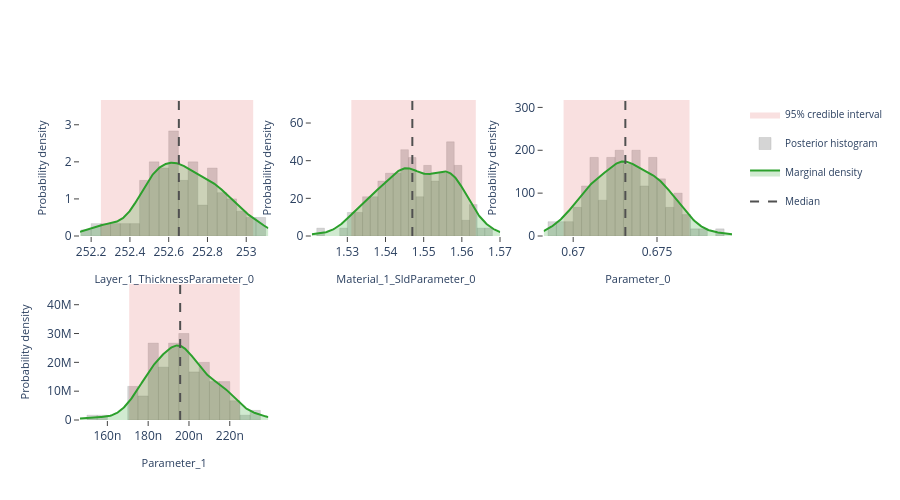

Source (notebook cell):
### Markdown cell above
## Interactive posterior plots

The next three cells render the same Plotly figures that are shown on the
Bayesian Posterior tab of the EasyReflectometryApp:

* **Marginals** — per-parameter distribution: histogram + smooth KDE marginal,
  shaded 95% credible interval, and median / best-sample lines
  (`plot_distribution` or `posterior.distribution()`)
* **Corner plot** — pairwise marginals + 2-D contours + scatter (`plot_corner`)
* **Traces** — per-chain trace + marginal histogram (`plot_trace`)

The standalone helpers are called with ``return_figure=True`` so they return a
Plotly ``Figure`` that we render in the notebook with ``fig.show()``; the
``PosteriorResults`` methods return the figure directly.

### Code cell
# ---- Marginal posterior distributions ---------------------------------------
# One panel per free parameter, each overlaying the posterior histogram, a
# smooth Gaussian-KDE marginal, the shaded 95% credible interval, and the
# median / best-sample reference lines.  Mirrors the "Marginals" sub-tab in
# the EasyReflectometryApp.

# The PosteriorResults method passes ``logp`` through automatically so the
# best posterior sample (MAP) line is drawn:
fig = posterior.distribution()
fig.show()

# Standalone equivalent (pass ``logp`` to get the best-sample line):
# fig = plot_distribution(
#     posterior.draws,
#     posterior.param_names,
#     logp=posterior.logp,
#     return_figure=True,
# )
# fig.show()

### Figure 1 — Plotly figure (JSON) as saved in the notebook; plotly's stock layout.template omitted (floating-point values rounded to 4 significant figures; data arrays with more than 128 entries replaced by an {"elided": "..."} marker saying what was removed)
{"data": [{"fill": "toself", "fillcolor": "rgba(214, 39, 40, 0.14)", "hoverinfo": "skip", "legendgroup": "95% credible interval", "line": {"color": "rgba(214, 39, 40, 0.14)", "width": 0}, "mode": "lines", "name": "95% credible interval", "showlegend": true, "type": "scatter", "x": [252.3, 253.0, 253.0, 252.3, 252.3], "xaxis": "x", "y": [0.0, 0.0, 3.668, 3.668, 0.0], "yaxis": "y"}, {"histnorm": "probability density", "hovertemplate": "sample=%{x:.4f}<br>density: %{y:.2f}<extra></extra>", "legendgroup": "histogram", "marker": {"color": "rgba(120, 120, 120, 0.38)", "line": {"color": "rgba(120, 120, 120, 0.24)", "width": 1}}, "name": "Posterior histogram", "nbinsx": 40, "opacity": 0.82, "showlegend": true, "type": "histogram", "x": [252.7, 252.6, 252.8, 252.6, 252.7, 252.9, 252.9, 252.6, 252.9, 252.6, 252.7, 252.7, 252.6, 252.4, 252.2, 252.5, 252.6, 253.0, 252.8, 252.7, 252.8, 252.4, 252.7, 252.5, 252.5, 252.5, 252.9, 252.9, 252.8, 252.5, 252.6, 252.7, 252.6, 252.5, 252.5, 252.6, 252.2, 252.6, 252.6, 252.7, 252.8, 253.0, 252.5, 252.6, 252.6, 252.8, 252.5, 253.1, 252.9, 252.5, 252.3, 252.8, 252.9, 253.0, 253.0, 252.6, 252.9, 253.1, 252.7, 252.6, 252.8, 252.3, 252.9, 252.5, 252.9, 252.5, 252.5, 252.5, 252.8, 252.5, 252.9, 252.7, 252.9, 252.7, 252.8, 252.6, 252.2, 252.4, 252.6, 252.8, 252.6, 252.8, 252.5, 252.3, 252.7, 252.8, 252.6, 252.7, 252.7, 252.6, 252.7, 253.0, 253.0, 252.6, 252.6, 252.6, 252.7, 252.3, 252.7, 252.6, 252.5, 252.5, 252.5, 252.5, 252.8, 253.0, 252.7, 252.9, 252.7, 252.6, 252.6, 252.7, 252.8, 252.6, 252.8, 252.5, 252.6, 252.7, 253.1, 252.4], "xaxis": "x", "yaxis": "y"}, {"fill": "tozeroy", "fillcolor": "rgba(44, 160, 44, 0.22)", "hovertemplate": "Layer_1_ThicknessParameter_0: %{x:.4f}<br>density: %{y:.4f}<extra></extra>", "legendgroup": "marginal", "line": {"color": "rgb(44, 160, 44)", "width": 2}, "mode": "lines", "name": "Marginal density", "showlegend": true, "type": "scatter", "x": {"elided": "256 float values"}, "xaxis": "x", "y": {"elided": "256 float values"}, "yaxis": "y"}, {"hovertemplate": "Median: %{x:.4f}<extra></extra>", "legendgroup": "Median", "line": {"color": "rgb(80, 80, 80)", "dash": "dash", "width": 2}, "mode": "lines", "name": "Median", "showlegend": true, "type": "scatter", "x": [252.7, 252.7], "xaxis": "x", "y": [0.0, 3.668], "yaxis": "y"}, {"fill": "toself", "fillcolor": "rgba(214, 39, 40, 0.14)", "hoverinfo": "skip", "legendgroup": "95% credible interval", "line": {"color": "rgba(214, 39, 40, 0.14)", "width": 0}, "mode": "lines", "name": "95% credible interval", "showlegend": false, "type": "scatter", "x": [1.531, 1.564, 1.564, 1.531, 1.531], "xaxis": "x2", "y": [0.0, 0.0, 72.23, 72.23, 0.0], "yaxis": "y2"}, {"histnorm": "probability density", "hovertemplate": "sample=%{x:.4f}<br>density: %{y:.2f}<extra></extra>", "legendgroup": "histogram", "marker": {"color": "rgba(120, 120, 120, 0.38)", "line": {"color": "rgba(120, 120, 120, 0.24)", "width": 1}}, "name": "Posterior histogram", "nbinsx": 40, "opacity": 0.82, "showlegend": false, "type": "histogram", "x": [1.564, 1.547, 1.558, 1.548, 1.556, 1.534, 1.562, 1.535, 1.547, 1.558, 1.541, 1.53, 1.547, 1.557, 1.553, 1.552, 1.535, 1.556, 1.552, 1.537, 1.54, 1.552, 1.559, 1.543, 1.543, 1.54, 1.558, 1.546, 1.538, 1.56, 1.546, 1.541, 1.552, 1.532, 1.54, 1.553, 1.543, 1.544, 1.538, 1.562, 1.557, 1.56, 1.549, 1.546, 1.545, 1.549, 1.557, 1.547, 1.547, 1.531, 1.535, 1.556, 1.548, 1.559, 1.568, 1.558, 1.554, 1.53, 1.545, 1.552, 1.537, 1.535, 1.552, 1.543, 1.55, 1.558, 1.566, 1.555, 1.538, 1.545, 1.552, 1.541, 1.551, 1.544, 1.532, 1.546, 1.543, 1.544, 1.523, 1.547, 1.564, 1.558, 1.541, 1.533, 1.544, 1.549, 1.557, 1.537, 1.556, 1.538, 1.539, 1.553, 1.545, 1.555, 1.553, 1.531, 1.557, 1.561, 1.545, 1.552, 1.557, 1.545, 1.539, 1.558, 1.558, 1.563, 1.56, 1.547, 1.554, 1.552, 1.543, 1.541, 1.541, 1.547, 1.546, 1.556, 1.537, 1.555, 1.537, 1.56], "xaxis": "x2", "yaxis": "y2"}, {"fill": "tozeroy", "fillcolor": "rgba(44, 160, 44, 0.22)", "hovertemplate": "Material_1_SldParameter_0: %{x:.4f}<br>density: %{y:.4f}<extra></extra>", "legendgroup": "marginal", "line": {"color": "rgb(44, 160, 44)", "width": 2}, "mode": "lines", "name": "Marginal density", "showlegend": false, "type": "scatter", "x": {"elided": "256 float values"}, "xaxis": "x2", "y": {"elided": "256 float values"}, "yaxis": "y2"}, {"hovertemplate": "Median: %{x:.4f}<extra></extra>", "legendgroup": "Median", "line": {"color": "rgb(80, 80, 80)", "dash": "dash", "width": 2}, "mode": "lines", "name": "Median", "showlegend": false, "type": "scatter", "x": [1.547, 1.547], "xaxis": "x2", "y": [0.0, 72.23], "yaxis": "y2"}, {"fill": "toself", "fillcolor": "rgba(214, 39, 40, 0.14)", "hoverinfo": "skip", "legendgroup": "95% credible interval", "line": {"color": "rgba(214, 39, 40, 0.14)", "width": 0}, "mode": "lines", "name": "95% credible interval", "showlegend": false, "type": "scatter", "x": [0.6694, 0.6769, 0.6769, 0.6694, 0.6694], "xaxis": "x3", "y": [0.0, 0.0, 317.3, 317.3, 0.0], "yaxis": "y3"}, {"histnorm": "probability density", "hovertemplate": "sample=%{x:.4f}<br>density: %{y:.2f}<extra></extra>", "legendgroup": "histogram", "marker": {"color": "rgba(120, 120, 120, 0.38)", "line": {"color": "rgba(120, 120, 120, 0.24)", "width": 1}}, "name": "Posterior histogram", "nbinsx": 40, "opacity": 0.82, "showlegend": false, "type": "histogram", "x": [0.6767, 0.674, 0.6761, 0.6721, 0.6745, 0.673, 0.6722, 0.6718, 0.6749, 0.6745, 0.6727, 0.6725, 0.6722, 0.6728, 0.672, 0.6731, 0.6715, 0.6712, 0.6747, 0.67, 0.6709, 0.6725, 0.673, 0.6747, 0.6724, 0.6711, 0.6736, 0.6713, 0.6694, 0.6741, 0.6714, 0.6727, 0.6731, 0.6731, 0.6718, 0.6732, 0.6751, 0.6706, 0.6732, 0.6764, 0.6766, 0.6761, 0.6749, 0.6711, 0.6716, 0.6755, 0.6778, 0.6727, 0.6749, 0.6688, 0.6712, 0.6738, 0.6741, 0.6755, 0.6756, 0.6753, 0.6738, 0.6687, 0.6736, 0.6731, 0.6709, 0.6707, 0.6769, 0.6747, 0.6752, 0.6732, 0.6772, 0.6738, 0.6694, 0.6699, 0.6707, 0.6727, 0.6727, 0.6706, 0.6711, 0.6729, 0.675, 0.6731, 0.6709, 0.6736, 0.6749, 0.6763, 0.6727, 0.6704, 0.67, 0.6755, 0.6758, 0.671, 0.6739, 0.6701, 0.6713, 0.6738, 0.671, 0.6747, 0.6729, 0.672, 0.6763, 0.6757, 0.6736, 0.6731, 0.6744, 0.6699, 0.6754, 0.6756, 0.6748, 0.679, 0.6754, 0.6719, 0.6745, 0.6733, 0.6743, 0.6727, 0.6721, 0.6743, 0.674, 0.6724, 0.6737, 0.6764, 0.672, 0.6721], "xaxis": "x3", "yaxis": "y3"}, {"fill": "tozeroy", "fillcolor": "rgba(44, 160, 44, 0.22)", "hovertemplate": "Parameter_0: %{x:.4f}<br>density: %{y:.4f}<extra></extra>", "legendgroup": "marginal", "line": {"color": "rgb(44, 160, 44)", "width": 2}, "mode": "lines", "name": "Marginal density", "showlegend": false, "type": "scatter", "x": {"elided": "256 float values"}, "xaxis": "x3", "y": {"elided": "256 float values"}, "yaxis": "y3"}, {"hovertemplate": "Median: %{x:.4f}<extra></extra>", "legendgroup": "Median", "line": {"color": "rgb(80, 80, 80)", "dash": "dash", "width": 2}, "mode": "lines", "name": "Median", "showlegend": false, "type": "scatter", "x": [0.6731, 0.6731], "xaxis": "x3", "y": [0.0, 317.3], "yaxis": "y3"}, {"fill": "toself", "fillcolor": "rgba(214, 39, 40, 0.14)", "hoverinfo": "skip", "legendgroup": "95% credible interval", "line": {"color": "rgba(214, 39, 40, 0.14)", "width": 0}, "mode": "lines", "name": "95% credible interval", "showlegend": false, "type": "scatter", "x": [1.707e-07, 2.249e-07, 2.249e-07, 1.707e-07, 1.707e-07], "xaxis": "x4", "y": [0.0, 0.0, 47180000.0, 47180000.0, 0.0], "yaxis": "y4"}, {"histnorm": "probability density", "hovertemplate": "sample=%{x:.4f}<br>density: %{y:.2f}<extra></extra>", "legendgroup": "histogram", "marker": {"color": "rgba(120, 120, 120, 0.38)", "line": {"color": "rgba(120, 120, 120, 0.24)", "width": 1}}, "name": "Posterior histogram", "nbinsx": 40, "opacity": 0.82, "showlegend": false, "type": "histogram", "x": [1.86e-07, 2.183e-07, 2.029e-07, 2.169e-07, 1.779e-07, 2.131e-07, 2.115e-07, 2.063e-07, 1.802e-07, 1.774e-07, 1.896e-07, 1.856e-07, 1.999e-07, 1.964e-07, 1.585e-07, 1.772e-07, 2.032e-07, 2.138e-07, 2.239e-07, 1.954e-07, 1.824e-07, 2.206e-07, 2.276e-07, 1.822e-07, 2.162e-07, 2e-07, 1.841e-07, 1.898e-07, 2.052e-07, 1.883e-07, 2.012e-07, 1.846e-07, 2.083e-07, 1.914e-07, 1.956e-07, 2.052e-07, 1.892e-07, 1.93e-07, 1.508e-07, 1.804e-07, 1.955e-07, 1.798e-07, 1.879e-07, 2.095e-07, 2.146e-07, 1.809e-07, 1.84e-07, 1.862e-07, 1.802e-07, 2.153e-07, 2.169e-07, 2.182e-07, 2.141e-07, 1.966e-07, 1.87e-07, 1.725e-07, 2.031e-07, 1.975e-07, 1.971e-07, 1.944e-07, 1.974e-07, 1.915e-07, 1.899e-07, 1.822e-07, 1.901e-07, 2.138e-07, 1.981e-07, 1.823e-07, 2.052e-07, 2.06e-07, 1.959e-07, 1.846e-07, 2.004e-07, 2.055e-07, 2.019e-07, 2.248e-07, 1.927e-07, 2.338e-07, 1.958e-07, 1.968e-07, 1.901e-07, 1.748e-07, 1.721e-07, 1.707e-07, 1.961e-07, 1.809e-07, 1.907e-07, 1.713e-07, 1.817e-07, 1.8e-07, 1.701e-07, 1.749e-07, 2.068e-07, 2.195e-07, 2.015e-07, 1.936e-07, 2.054e-07, 2.027e-07, 1.971e-07, 1.944e-07, 1.88e-07, 1.923e-07, 2.072e-07, 2.347e-07, 2.054e-07, 2.137e-07, 1.949e-07, 1.902e-07, 1.989e-07, 1.974e-07, 1.939e-07, 1.846e-07, 1.96e-07, 2.047e-07, 2.229e-07, 2.123e-07, 1.833e-07, 2.193e-07, 1.938e-07, 1.935e-07], "xaxis": "x4", "yaxis": "y4"}, {"fill": "tozeroy", "fillcolor": "rgba(44, 160, 44, 0.22)", "hovertemplate": "Parameter_1: %{x:.4f}<br>density: %{y:.4f}<extra></extra>", "legendgroup": "marginal", "line": {"color": "rgb(44, 160, 44)", "width": 2}, "mode": "lines", "name": "Marginal density", "showlegend": false, "type": "scatter", "x": {"elided": "256 float values"}, "xaxis": "x4", "y": {"elided": "256 float values"}, "yaxis": "y4"}, {"hovertemplate": "Median: %{x:.4f}<extra></extra>", "legendgroup": "Median", "line": {"color": "rgb(80, 80, 80)", "dash": "dash", "width": 2}, "mode": "lines", "name": "Median", "showlegend": false, "type": "scatter", "x": [1.957e-07, 1.957e-07], "xaxis": "x4", "y": [0.0, 47180000.0], "yaxis": "y4"}], "layout": {"barmode": "overlay", "height": 500, "legend": {"font": {"size": 10}}, "plot_bgcolor": "white", "showlegend": true, "xaxis": {"anchor": "y", "domain": [0.0, 0.2889], "range": [252.1, 253.1], "showgrid": false, "ticks": "outside", "title": {"font": {"size": 11}, "text": "Layer_1_ThicknessParameter_0"}, "zeroline": false}, "xaxis2": {"anchor": "y2", "domain": [0.3556, 0.6444], "range": [1.521, 1.57], "showgrid": false, "ticks": "outside", "title": {"font": {"size": 11}, "text": "Material_1_SldParameter_0"}, "zeroline": false}, "xaxis3": {"anchor": "y3", "domain": [0.7111, 1.0], "range": [0.6682, 0.6795], "showgrid": false, "ticks": "outside", "title": {"font": {"size": 11}, "text": "Parameter_0"}, "zeroline": false}, "xaxis4": {"anchor": "y4", "domain": [0.0, 0.2889], "range": [1.466e-07, 2.389e-07], "showgrid": false, "ticks": "outside", "title": {"font": {"size": 11}, "text": "Parameter_1"}, "zeroline": false}, "xaxis5": {"anchor": "y5", "domain": [0.3556, 0.6444], "showgrid": false, "ticks": "outside", "zeroline": false}, "xaxis6": {"anchor": "y6", "domain": [0.7111, 1.0], "showgrid": false, "ticks": "outside", "zeroline": false}, "yaxis": {"anchor": "x", "domain": [0.575, 1.0], "range": [0.0, 3.668], "showgrid": false, "ticks": "outside", "title": {"font": {"size": 11}, "text": "Probability density"}, "zeroline": false}, "yaxis2": {"anchor": "x2", "domain": [0.575, 1.0], "range": [0.0, 72.23], "showgrid": false, "ticks": "outside", "title": {"font": {"size": 11}, "text": "Probability density"}, "zeroline": false}, "yaxis3": {"anchor": "x3", "domain": [0.575, 1.0], "range": [0.0, 317.3], "showgrid": false, "ticks": "outside", "title": {"font": {"size": 11}, "text": "Probability density"}, "zeroline": false}, "yaxis4": {"anchor": "x4", "domain": [0.0, 0.425], "range": [0.0, 47180000.0], "showgrid": false, "ticks": "outside", "title": {"font": {"size": 11}, "text": "Probability density"}, "zeroline": false}, "yaxis5": {"anchor": "x5", "domain": [0.0, 0.425], "showgrid": false, "ticks": "outside", "zeroline": false}, "yaxis6": {"anchor": "x6", "domain": [0.0, 0.425], "showgrid": false, "ticks": "outside", "zeroline": false}}}
